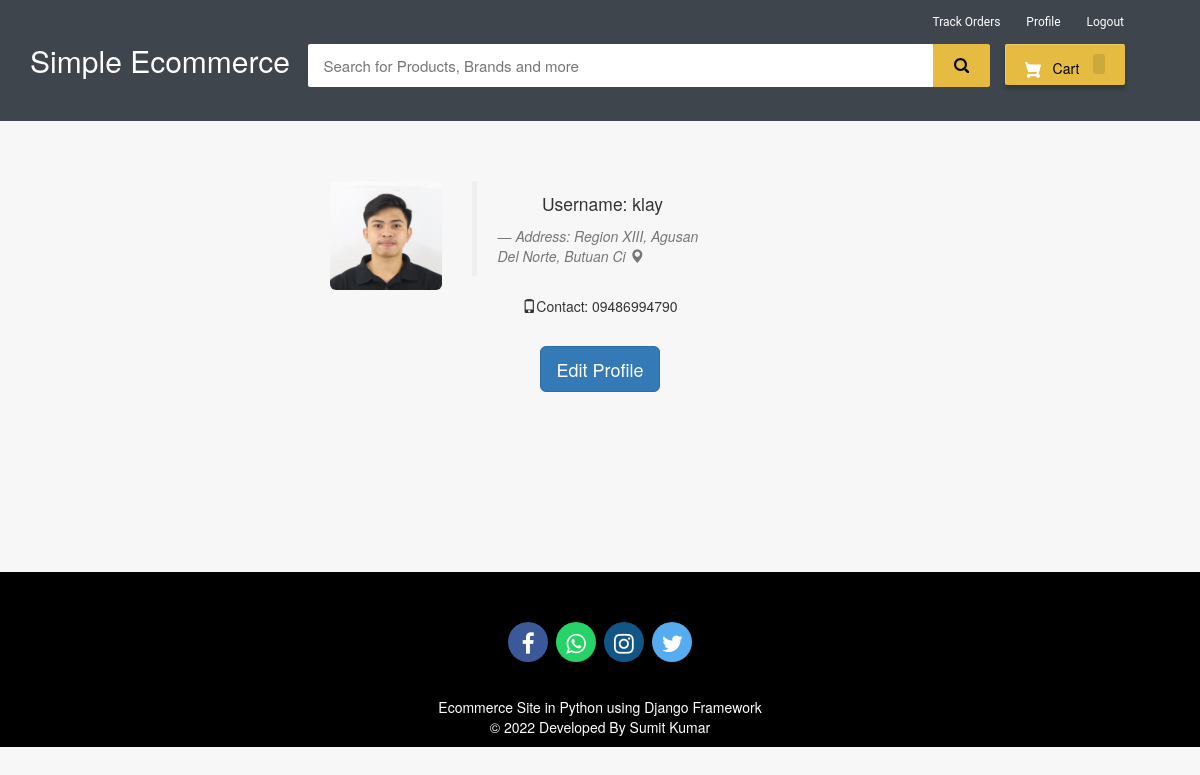
Screenshot of /my-profile (signed in) with the database file from the repository.
### ecom/models.py (models this page shows, shortened)
class Customer(models.Model):
    user=models.OneToOneField(User,on_delete=models.CASCADE)
    profile_pic= models.ImageField(upload_to='profile_pic/CustomerProfilePic/',null=True,blank=True)
    address = models.CharField(max_length=40)
    mobile = models.CharField(max_length=20,null=False)

### ecom/views.py (the view)
# urls.py: path('my-profile', views.my_profile_view,name='my-profile'),
@login_required(login_url='customerlogin')
@user_passes_test(is_customer)
def my_profile_view(request):
    customer=models.Customer.objects.get(user_id=request.user.id)
    return render(request,'ecom/my_profile.html',{'customer':customer})

### ecom/views.py (called while the page is built)
def is_customer(user):
    return user.groups.filter(name='CUSTOMER').exists()

### templates/ecom/my_profile.html (shortened to what this page needs)
{% extends 'ecom/customer_base.html' %}
{% load static %}
{% block content %}
<br><br><br>
<div style="padding-left:300px;" class="container">
        <div class="col-sm-2 col-md-2">
            <img src="{% static customer.profile_pic.url %}"   alt="profile pic" class="img-rounded img-responsive" />
        </div>
        <div class="col-sm-4 col-md-4">
            <blockquote>
                <p>Username: {{request.user}}</p> <small><cite title="Source Title">Address: {{customer.address}}  <i class="glyphicon glyphicon-map-marker"></i></cite></small>
            </blockquote>
            <p><i class="glyphicon glyphicon-phone"></i>Contact: {{customer.mobile}}
            </p>
        </div>
</div>
<br>
<div style="text-align: center;">
  <a href="/edit-profile"><button class="btn btn-primary btn-lg" ><span>Edit Profile </span></button></a>
</div>
<br><br><br><br><br><br>
{% endblock content %}

### templates/ecom/customer_base.html (style rules this page uses)
body { background-color: #f7f7f7; }
p { text-align: center; }

### templates/ecom/my_profile.html (style rules this page uses)
body { background-color:#f7f7f7; }

### rows the page displays
Customer: profile_pic (picture), address "Region XIII, Agusan Del Norte, Butuan Ci", mobile "09486994790"

### other values shown
{{ request.user }} "klay"
